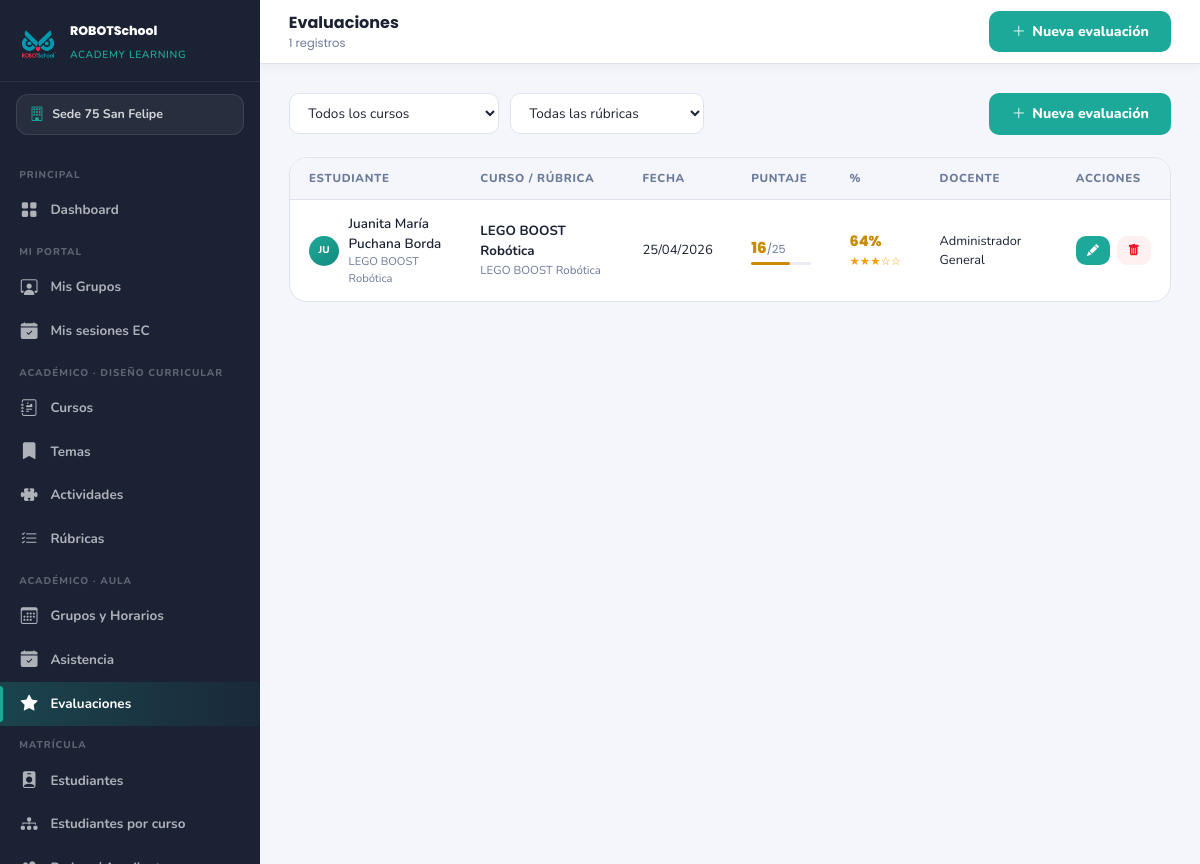
Page /modulos/academico/evaluaciones/index.php (signed in) on the committed database.
### tables this page shows
CREATE TABLE `sedes` (
  `id` int(10) UNSIGNED NOT NULL,
  `nombre` varchar(100) NOT NULL,
  `ciudad` varchar(80) NOT NULL,
  `direccion` varchar(150) NOT NULL,
  `telefono` varchar(20) DEFAULT NULL,
  `email` varchar(100) DEFAULT NULL,
  `activa` tinyint(1) NOT NULL DEFAULT 1,
  `created_at` datetime NOT NULL DEFAULT current_timestamp()
);

CREATE TABLE `evaluaciones` (
  `id` int(10) UNSIGNED NOT NULL,
  `matricula_id` int(10) UNSIGNED NOT NULL,
  `rubrica_id` int(10) UNSIGNED NOT NULL,
  `docente_id` int(10) UNSIGNED NOT NULL COMMENT 'usuario_id del docente o admin',
  `fecha` date NOT NULL,
  `observaciones` text DEFAULT NULL,
  `created_at` datetime NOT NULL DEFAULT current_timestamp()
);

CREATE TABLE `rubricas` (
  `id` int(10) UNSIGNED NOT NULL,
  `curso_id` int(10) UNSIGNED NOT NULL,
  `nombre` varchar(150) NOT NULL,
  `descripcion` text DEFAULT NULL,
  `periodo` varchar(20) DEFAULT NULL,
  `activa` tinyint(1) NOT NULL DEFAULT 1,
  `created_at` datetime NOT NULL DEFAULT current_timestamp()
);

CREATE TABLE `usuarios` (
  `id` int(10) UNSIGNED NOT NULL,
  `sede_id` int(10) UNSIGNED DEFAULT NULL COMMENT 'NULL = admin general',
  `nombre` varchar(120) NOT NULL,
  `email` varchar(120) NOT NULL,
  `password_hash` varchar(255) NOT NULL,
  `rol` enum('admin_general','admin_sede','coordinador_pedagogico','docente','padre') NOT NULL DEFAULT 'padre',
  `activo` tinyint(1) NOT NULL DEFAULT 1,
  `ultimo_login` datetime DEFAULT NULL,
  `created_at` datetime NOT NULL DEFAULT current_timestamp()
);

### config/config.php (called while the page is built, shortened)
<?php
function h($str) {
    return htmlspecialchars($str ?? '', ENT_QUOTES, 'UTF-8');
}
function formatFecha($fecha) {
    return date('d/m/Y', strtotime($fecha));
}

### modulos/academico/evaluaciones/index.php (the view, shortened to what this page needs)
<?php
require_once __DIR__ . '/../../../config/config.php';
require_once ROOT . '/config/auth.php';
$menu_activo = 'evaluaciones';
$sede_filtro = getSedeFiltro();
$rol_actual  = $_SESSION['usuario_rol'];
$usuario_id  = $_SESSION['usuario_id'];
$where  = ['1=1'];
$params = [];
if ($rol_actual === 'docente') {
    $where[] = "m.grupo_id IN (SELECT grupo_id FROM docente_grupos WHERE docente_id = ?)";
    $params[] = $usuario_id;
} else {
    if ($sede_filtro) { $where[] = 'm_s.id = ?'; $params[] = $sede_filtro; }
}
$evaluaciones = $pdo->prepare("
    SELECT ev.*,
        e.nombre_completo AS estudiante, e.avatar,
        p.nombre_completo AS padre,
        r.nombre AS rubrica_nombre,
        c.nombre AS curso_nombre,
        g.nombre AS grupo_nombre,
        u.nombre AS docente_nombre,
        m_s.nombre AS sede_nombre,
        (SELECT SUM(ed.puntaje) FROM evaluacion_detalle ed WHERE ed.evaluacion_id=ev.id) AS total_obtenido,
        (SELECT SUM(rc.puntaje_max) FROM evaluacion_detalle ed JOIN rubrica_criterios rc ON rc.id=ed.criterio_id WHERE ed.evaluacion_id=ev.id) AS total_posible
    FROM evaluaciones ev
    JOIN matriculas m ON m.id = ev.matricula_id
    JOIN estudiantes e ON e.id = m.estudiante_id
    JOIN padres p ON p.id = e.padre_id
    JOIN rubricas r ON r.id = ev.rubrica_id
    JOIN grupos g ON g.id = m.grupo_id
    JOIN cursos c ON c.id = g.curso_id
    JOIN sedes m_s ON m_s.id = m.sede_id
    JOIN usuarios u ON u.id = ev.docente_id
    WHERE " . implode(' AND ', $where) . "
    ORDER BY ev.fecha DESC, ev.created_at DESC
");
$evaluaciones->execute($params);
$evaluaciones = $evaluaciones->fetchAll();
require_once ROOT . '/includes/head.php';
require_once ROOT . '/includes/sidebar.php';
?>
<header class="main-header">
  <div class="header-title">Evaluaciones <small><?= count($evaluaciones) ?> registros</small></div>
  <a href="<?= $U ?>modulos/academico/evaluaciones/form.php" class="btn-rsal-primary">
    <i class="bi bi-plus-lg"></i> Nueva evaluaci&oacute;n
  </a>
</header>
<main class="main-content">
  <div class="toolbar">
    <div class="toolbar-left">
      <form method="GET" style="display:contents;">
        <select name="curso" class="filter-select" onchange="this.form.submit()">
          <option value="">Todos los cursos</option>
        </select>
        <select name="rubrica" class="filter-select" onchange="this.form.submit()">
          <option value="">Todas las r&uacute;bricas</option>
        </select>
      </form>
    </div>
    <a href="<?= $U ?>modulos/academico/evaluaciones/form.php" class="btn-rsal-primary">
      <i class="bi bi-plus-lg"></i> Nueva evaluaci&oacute;n
    </a>
  </div>
  <?php if (empty($evaluaciones)): ?>
    <div class="empty-state">
      <i class="bi bi-star"></i>
      <h3>No hay evaluaciones registradas</h3>
      <p>Registra la primera evaluaci&oacute;n aplicando una r&uacute;brica a un estudiante.</p>
      <a href="<?= $U ?>modulos/academico/evaluaciones/form.php" class="btn-rsal-primary">
        <i class="bi bi-plus-lg"></i> Registrar evaluaci&oacute;n
      </a>
    </div>
  <?php else: ?>
    <div class="card-rsal" style="padding:0;overflow:hidden;margin:0;">
      <table class="table-rsal">
        <thead>
          <tr>
            <th>Estudiante</th>
            <th>Curso / R&uacute;brica</th>
            <th>Fecha</th>
            <th>Puntaje</th>
            <th>%</th>
            <th>Docente</th>
            <th>Acciones</th>
          </tr>
        </thead>
        <tbody>
          <?php foreach ($evaluaciones as $ev):
            $pct = $ev['total_posible'] > 0 ? round(($ev['total_obtenido']/$ev['total_posible'])*100) : 0;
            $col = $pct>=80?'#16a34a':($pct>=60?'#ca8a04':'var(--red)');
            $stars = round($pct / 20);
          ?>
          <tr>
            <td>
              <div style="display:flex;align-items:center;gap:.6rem;">
                <?php if ($ev['avatar'] && file_exists(ROOT.'/uploads/estudiantes/'.$ev['avatar'])): ?>
                  <img src="<?= $U ?>uploads/estudiantes/<?= h($ev['avatar']) ?>"
                       style="width:30px;height:30px;border-radius:50%;object-fit:cover;flex-shrink:0;"/>
                <?php else: ?>
                  <div style="width:30px;height:30px;border-radius:50%;background:linear-gradient(135deg,var(--teal),var(--teal-d));display:flex;align-items:center;justify-content:center;font-size:.62rem;font-weight:800;color:#fff;flex-shrink:0;">
                    <?= strtoupper(substr($ev['estudiante'],0,2)) ?>
                  </div>
                <?php endif; ?>
                <div>
                  <div style="font-size:.84rem;font-weight:600;"><?= h($ev['estudiante']) ?></div>
                  <div style="font-size:.7rem;color:var(--muted);"><?= h($ev['grupo_nombre']) ?></div>
                </div>
              </div>
            </td>
            <td>
              <div style="font-size:.83rem;font-weight:700;"><?= h($ev['curso_nombre']) ?></div>
              <div style="font-size:.72rem;color:var(--muted);"><?= h($ev['rubrica_nombre']) ?></div>
            </td>
            <td style="font-size:.82rem;"><?= formatFecha($ev['fecha']) ?></td>
            <td>
              <div style="font-family:'Poppins',sans-serif;font-size:.95rem;font-weight:800;color:<?= $col ?>;">
                <?= $ev['total_obtenido'] ?><span style="font-size:.7rem;color:var(--muted);font-weight:400;">/<?= $ev['total_posible'] ?></span>
              </div>
              <div style="height:3px;background:var(--gray2);border-radius:2px;margin-top:2px;width:60px;">
                <div style="height:100%;width:<?= $pct ?>%;background:<?= $col ?>;border-radius:2px;"></div>
              </div>
            </td>
            <td>
              <span style="font-family:'Poppins',sans-serif;font-size:.9rem;font-weight:800;color:<?= $col ?>;"><?= $pct ?>%</span>
              <div style="font-size:.72rem;color:#F59E0B;"><?= str_repeat('&#9733;',$stars).str_repeat('&#9734;',5-$stars) ?></div>
            </td>
            <td style="font-size:.8rem;"><?= h($ev['docente_nombre']) ?></td>
            <td>
              <div style="display:flex;gap:.4rem;">
                <a href="<?= $U ?>modulos/academico/evaluaciones/form.php?id=<?= $ev['id'] ?>"
                   class="btn-rsal-primary" style="padding:.35rem .7rem;font-size:.75rem;">
                  <i class="bi bi-pencil-fill"></i>
                </a>
                <button onclick="eliminar(<?= $ev['id'] ?>)"
                        class="btn-rsal-danger" style="padding:.35rem .7rem;font-size:.75rem;">
                  <i class="bi bi-trash-fill"></i>
                </button>
              </div>
            </td>
          </tr>
          <?php endforeach; ?>
        </tbody>
      </table>
    </div>
  <?php endif; ?>
</main>
</body>
</html>

### includes/sidebar.php (shortened to what this page needs)
<?php
$menu_activo = $menu_activo ?? '';
$rol_actual  = $_SESSION['usuario_rol'] ?? '';
$sedes_nav = $pdo->query("SELECT * FROM sedes WHERE activa = 1 ORDER BY nombre")->fetchAll();
$sede_nombre_activa = 'Todas las sedes';
if ($rol_actual !== 'admin_general' && !empty($_SESSION['sede_id'])) {
    foreach ($sedes_nav as $s) {
        if ($s['id'] == $_SESSION['sede_id']) { $sede_nombre_activa = $s['nombre']; break; }
    }
}
function menu_class($nombre) {
    global $menu_activo;
    return $menu_activo === $nombre ? 'menu-item active' : 'menu-item';
}
$U = BASE_URL;
$es_admin    = in_array($rol_actual, ['admin_general','admin_sede']);
$es_coord    = in_array($rol_actual, ['admin_general','admin_sede','coordinador_pedagogico']);
$es_docente  = in_array($rol_actual, ['admin_general','admin_sede','coordinador_pedagogico','docente']);
?>
<nav class="sidebar" id="sidebar">
  <div class="sidebar-brand">
    <img src="<?= $U ?>assets/img/logo R sin fondo.png" alt="RSAL"/>
    <div class="sidebar-brand-text">
      <strong>ROBOTSchool</strong>
      <small>Academy Learning</small>
    </div>
  </div>
  <div class="sede-selector">
    <i class="bi bi-building"></i>
    <span><?= h($sede_nombre_activa) ?></span>
  </div>
  <div class="sidebar-menu">
    <?php if ($es_admin): ?>
    <div class="menu-section">Principal</div>
    <a href="<?= $U ?>dashboard.php" class="<?= menu_class('dashboard') ?>">
      <i class="bi bi-grid-fill"></i> Dashboard
    </a>
    <?php endif; ?>
    <?php if ($es_docente): ?>
    <div class="menu-section">Mi Portal</div>
    <a href="<?= $U ?>docente/index.php" class="<?= menu_class('docente') ?>">
      <i class="bi bi-person-workspace"></i> Mis Grupos
    </a>
    <a href="<?= $U ?>modulos/extracurriculares/asistencia/mis_sesiones.php" class="<?= menu_class('ec_mis_sesiones') ?>">
      <i class="bi bi-calendar-check-fill"></i> Mis sesiones EC
    </a>
    <?php endif; ?>
    <?php if ($es_coord): ?>
    <div class="menu-section">Acad&eacute;mico &middot; Dise&ntilde;o curricular</div>
    <a href="<?= $U ?>modulos/academico/cursos/index.php" class="<?= menu_class('cursos') ?>">
      <i class="bi bi-journal-richtext"></i> Cursos
    </a>
    <a href="<?= $U ?>modulos/academico/temas/index.php" class="<?= menu_class('temas') ?>">
      <i class="bi bi-bookmark-fill"></i> Temas
    </a>
    <a href="<?= $U ?>modulos/academico/actividades/index.php" class="<?= menu_class('actividades') ?>">
      <i class="bi bi-puzzle-fill"></i> Actividades
    </a>
    <a href="<?= $U ?>modulos/academico/rubricas/index.php" class="<?= menu_class('rubricas') ?>">
      <i class="bi bi-list-check"></i> R&uacute;bricas
    </a>
    <?php endif; ?>
    <?php if ($es_docente): ?>
    <div class="menu-section">Acad&eacute;mico &middot; Aula</div>
    <a href="<?= $U ?>modulos/academico/grupos/index.php" class="<?= menu_class('grupos') ?>">
      <i class="bi bi-calendar3"></i> Grupos y Horarios
    </a>
    <a href="<?= $U ?>modulos/academico/asistencia/index.php" class="<?= menu_class('asistencia') ?>">
      <i class="bi bi-calendar-check-fill"></i> Asistencia
    </a>
    <a href="<?= $U ?>modulos/academico/evaluaciones/index.php" class="<?= menu_class('evaluaciones') ?>">
      <i class="bi bi-star-fill"></i> Evaluaciones
    </a>
    <?php endif; ?>
    <?php if ($es_coord): ?>
    <div class="menu-section">Matr&iacute;cula</div>
    <a href="<?= $U ?>modulos/estudiantes/index.php" class="<?= menu_class('estudiantes') ?>">
      <i class="bi bi-person-badge-fill"></i> Estudiantes
    </a>
    <a href="<?= $U ?>modulos/academico/estudiantes_por_curso.php" class="<?= menu_class('estudiantes_curso') ?>">
      <i class="bi bi-diagram-3-fill"></i> Estudiantes por curso
    </a>
    <?php if ($es_admin): ?>
    <a href="<?= $U ?>modulos/padres/index.php" class="<?= menu_class('padres') ?>">
      <i class="bi bi-people-fill"></i> Padres / Acudientes
    </a>
    <?php endif; ?>
    <?php endif; ?>
  </div>
</nav>

### rows in the picture
sedes: nombre "Sede 75 San Felipe"
evaluaciones: estudiante "JU", estudiante "Juanita María Puchana Borda", grupo_nombre "LEGO BOOST Robótica", curso_nombre "LEGO BOOST Robótica", rubrica.nombre "LEGO BOOST Robótica", fecha "25/04/2026", total_obtenido "16", total_posible "25", pct "64", stars "★★★", stars "☆☆", docente.nombre "Administrador General"

### other values in the picture
count($evaluaciones) "1"
